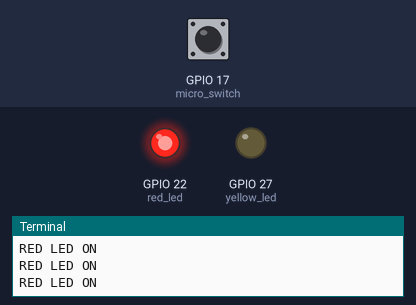
A program run on a simulated Raspberry Pi (BCM pin numbers). Parts: output pins drawn as LEDs (lit = HIGH), the last lines printed to the terminal. Inputs (shaded band) come from the test bench; at power-on: GPIO 17 (micro_switch) LOW.

Above: at 1.2 s.
1.3 s: GPIO 17 (micro_switch) pulled HIGH for 0.15 s
At 2.5 s:
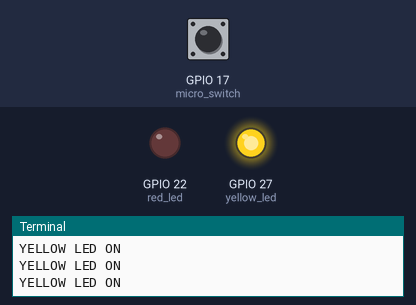
3.0 s: GPIO 17 (micro_switch) pulled HIGH for 3.2 s
At 3.8 s:
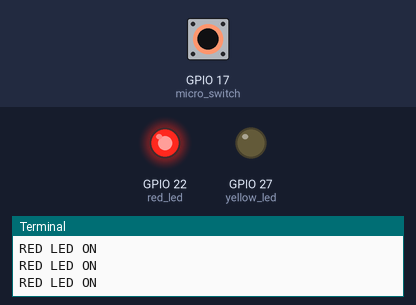
Timing chart, 0 to 7.7 s (numbered marks = the images above; inputs shaded):
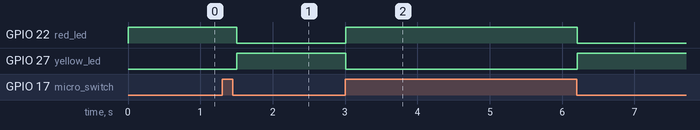

The program:

2.1.2_MicroSwitch_zero.py
```python
#!/usr/bin/env python3

from gpiozero import LED, Button
from time import sleep

# Initialize the micro switch (LOW when pressed)
micro_switch = Button(17, pull_up=None, active_state=False, bounce_time=0.05)

# Initialize the LEDs
red_led = LED(22)
yellow_led = LED(27)

try:
    while True:
        if micro_switch.is_pressed:
            print("YELLOW LED ON")
            red_led.off()
            yellow_led.on()
        else:
            print("RED LED ON")
            red_led.on()
            yellow_led.off()

        sleep(0.1)

except KeyboardInterrupt:
    # Turn off both LEDs
    red_led.off()
    yellow_led.off()
```

Measured:
- after the input at 1.3 s, GPIO 22 (red_led): HIGH → LOW after 0.20 s; GPIO 27 (yellow_led): LOW → HIGH after 0.20 s
- after the input at 3.0 s, GPIO 22 (red_led): LOW → HIGH at once, → LOW 3.2 s later; GPIO 27 (yellow_led): HIGH → LOW at once, → HIGH 3.2 s later
